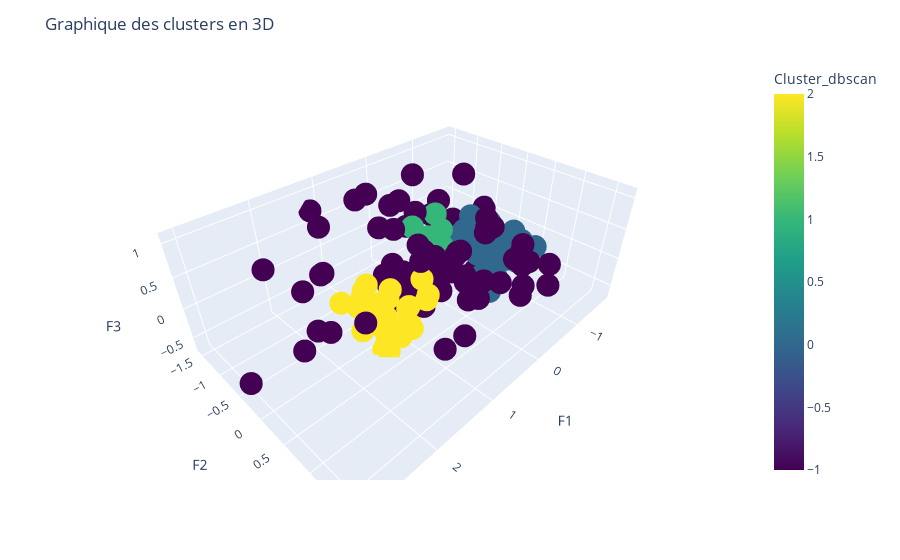

This figure's notebook cell:
### Code cell
from sklearn.cluster import DBSCAN

# Assuming that 'df' is your DataFrame and it's already preprocessed
X = df_test.values

# Apply DBSCAN
db = DBSCAN(eps=0.3, min_samples=5).fit(X)

# Get labels
labels = db.labels_

# Add labels to the dataframe
df['Cluster_dbscan'] = labels

import plotly.graph_objects as go

fig = px.scatter_3d(df, x='F1', y='F2', z='F3', color='Cluster_dbscan', color_continuous_scale='Viridis')

fig.update_layout(title='Graphique des clusters en 3D')
fig.show()

### Figure 1 — Plotly figure (JSON) as saved in the notebook; plotly's stock layout.template omitted (floating-point values rounded to 4 significant figures; data arrays with more than 128 entries replaced by an {"elided": "..."} marker saying what was removed)
{"data": [{"hovertemplate": "F1=%{x}<br>F2=%{y}<br>F3=%{z}<br>Cluster_dbscan=%{marker.color}<extra></extra>", "legendgroup": "", "marker": {"color": {"elided": "167 int values"}, "coloraxis": "coloraxis", "symbol": "circle"}, "mode": "markers", "name": "", "scene": "scene", "showlegend": false, "type": "scatter3d", "x": {"elided": "167 float values"}, "y": {"elided": "167 float values"}, "z": {"elided": "167 float values"}}], "layout": {"coloraxis": {"colorbar": {"title": {"text": "Cluster_dbscan"}}, "colorscale": [[0, "#440154"], [0.1111, "#482878"], [0.2222, "#3e4989"], [0.3333, "#31688e"], [0.4444, "#26828e"], [0.5556, "#1f9e89"], [0.6667, "#35b779"], [0.7778, "#6ece58"], [0.8889, "#b5de2b"], [1, "#fde725"]]}, "legend": {"tracegroupgap": 0}, "margin": {"t": 60}, "scene": {"domain": {"x": [0, 1], "y": [0, 1]}, "xaxis": {"title": {"text": "F1"}}, "yaxis": {"title": {"text": "F2"}}, "zaxis": {"title": {"text": "F3"}}}, "title": {"text": "Graphique des clusters en 3D"}}}
